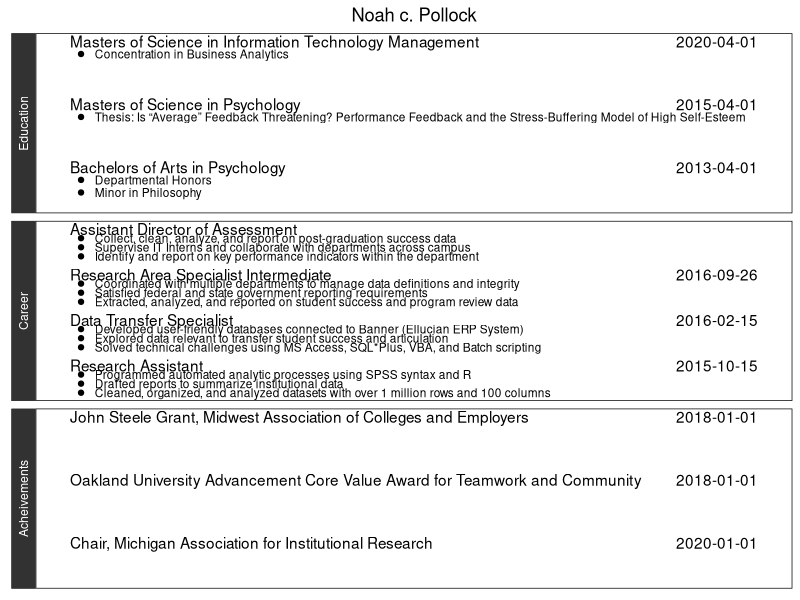

R code for this plot:
## ---- chunk 1
knitr::opts_chunk$set(echo = TRUE,message=FALSE,warning=FALSE)
library(dplyr)
library(tidyr)
library(ggplot2)
## ---- chunk 2

# easier to put the essentials in a .csv file
cv_df <- data.frame(
  section = c(
    rep("Education",3)
    ,rep("Career",4)
    ,rep("Acheivements",3)),
  experience = c(
    "Bachelors of Arts in Psychology",
    "Masters of Science in Psychology",
    "Masters of Science in Information Technology Management",
    
    "Research Assistant",
    "Data Transfer Specialist",
    "Research Area Specialist Intermediate",
    "Assistant Director of Assessment",
    
    "Chair, Michigan Association for Institutional Research",
    "Oakland University Advancement Core Value Award for Teamwork and Community",
    "John Steele Grant, Midwest Association of Colleges and Employers"),
  date_end = c("2013-04-01",
           "2015-04-01",
           "2020-04-01",
           
           "2015-10-15",
           "2016-02-15",
           "2016-09-26",
           NA,
           
           "2020-01-01",
           "2018-01-01",
           "2018-01-01"),
  point_1 = c("Departmental Honors",
              "Thesis: Is “Average” Feedback Threatening? Performance Feedback and the Stress-Buffering Model of High Self-Esteem",
              "Concentration in Business Analytics",
              "Programmed automated analytic processes using SPSS syntax and R",
              "Developed user-friendly databases connected to Banner (Ellucian ERP System)",
              "Coordinated with multiple departments to manage data definitions and integrity",
              "Collect, clean, analyze, and report on post-graduation success data",
              rep(NA,3)),
  point_2 = c("Minor in Philosophy",
              rep(NA,2),
              "Drafted reports to summarize institutional data",
              "Explored data relevant to transfer student success and articulation",
              "Satisfied federal and state government reporting requirements",
              "Supervise IT Interns and collaborate with departments across campus",
              rep(NA,3)),
  point_3 = c(rep(NA,3),
              "Cleaned, organized, and analyzed datasets with over 1 million rows and 100 columns",
              "Solved technical challenges using MS Access, SQL*Plus, VBA, and Batch scripting",
              "Extracted, analyzed, and reported on student success and program review data",
              "Identify and report on key performance indicators within the department",
              rep(NA,3))
) %>%
  # arrange section the order it appears in dataframe
  mutate(section = factor(section, levels = unique(section)),
         month = lubridate::month(date_end
                                  ,label=TRUE
                                  ,abbr=FALSE),
         year = lubridate::year(date_end)) %>% 
  mutate_at(.vars = vars(experience, point_1, point_2, point_3),
           .funs = funs(stringr::str_wrap(.,width=225))) %>%
    # gather(line_type,text,-section,-date_end,-month,-year) %>%
    # mutate(line_type =  factor(line_type, levels = rev(c("experience","point_1","point_2","point_3")))) %>%
    # slice(match(rev(c("experience","point_1","point_2","point_3")), line_type)) %>% # custome sort order
  group_by(section) %>%
  # arrange(line_type) %>%
  # mutate(y = 1:n()*10,
  #        y = ifelse(is.na(text),NA,y)) %>%
  # ungroup()

  mutate(y = 1:n()*10,
         y_point_1 = ifelse(is.na(point_1),NA,y),
         y_point_2 = ifelse(is.na(point_2),NA,y),
         y_point_3 = ifelse(is.na(point_3),NA,y))

# try lag/lead to collapse sections with few bullets

 #mutate case_when for dates on sections

## ---- chunk 3

ggplot(cv_df,aes(x=1,y=y)) +
  geom_text(aes(label=experience),hjust=0) +
  geom_text(aes(label=date_end,x=250),hjust=1) +
  
  #bullets
  geom_point(aes(x=5,y=y_point_1-2)) +
    geom_text(aes(label=point_1,x=10,y=y-2),hjust=0,size=3) +
  geom_point(aes(x=5,y=y_point_2-4)) +
    geom_text(aes(label=point_2,x=10,y=y-4),hjust=0,size=3) +
  geom_point(aes(x=5,y=y_point_3-6)) +
    geom_text(aes(label=point_3,x=10,y=y-6),hjust=0,size=3) +
  
  facet_grid(section~.,switch = 'y',scales = 'free_y') + 
  # facet_wrap(~section,ncol=1) + # more traditional section headers
  
  # scale_y_continuous(breaks = seq(0,nrow(cv_df)+1,by=.5)
  #                    ,minor_breaks = seq(.25,nrow(cv_df)+1,by=1)
  #                    # ,minor_breaks = seq(0,nrow(cv_df)+1,by=.1)
  #                    ,limits = c(0.5,round((nrow(cv_df)+1)/length(unique(cv_df$section)),1)
  #                                )) +
  scale_x_continuous(limits = c(1,250)) +
  ggtitle("Noah c. Pollock") +
  # expand_limits(x = 0.25, y = 0.25) +
  theme(panel.background = element_blank(),
        panel.border = element_rect(color='black',fill=NA),
      panel.grid.major.y = element_blank(),
      # panel.grid.minor.y = element_line(color="gray"),
      panel.grid.minor.y = element_blank(),
      
      # axis.line = element_line(colour="black"),
      axis.line = element_blank(),
      axis.text = element_blank(),
      axis.ticks = element_blank(),
      axis.title = element_blank(),
      strip.background = element_rect(colour="#323232", fill='#323232'),
      strip.text = element_text(color="white"),
      plot.title = element_text(hjust = 0.5))

# sandbox
# 
# ggplot(cv_df,aes(x=1,y=y)) +
#   geom_text(data=cv_df %>%
#               filter(line_type=="experience"),aes(label=text),hjust=0) +
#   geom_text(data=cv_df %>%
#               filter(line_type=="experience"),aes(label=date_end,x=250),hjust=1) +
#   
#   #bullets
#   geom_point(data=cv_df %>%
#               filter(line_type!="experience"),aes(x=5,color=line_type)) +
#     geom_text(data=cv_df %>%
#               filter(line_type!="experience"),aes(label=text,x=10,color=line_type),hjust=0,size=3) +
#   # geom_point(aes(x=5,y=y_point_2-4)) +
#   #   geom_text(aes(label=point_2,x=10,y=y-4),hjust=0,size=3) +
#   # geom_point(aes(x=5,y=y_point_3-6)) +
#   #   geom_text(aes(label=point_3,x=10,y=y-6),hjust=0,size=3) +
#   
#   facet_grid(section~.,switch = 'y',scales = 'free_y') + 
#   # facet_wrap(~section,ncol=1) + # more traditional section headers
# 
#   scale_x_continuous(limits = c(1,250)) +
#   ggtitle("Noah c. Pollock") +
#   # expand_limits(x = 0.25, y = 0.25) +
#   theme(panel.background = element_blank(),
#         panel.border = element_rect(color='black',fill=NA),
#       panel.grid.major.y = element_blank(),
#       # panel.grid.minor.y = element_line(color="gray"),
#       panel.grid.minor.y = element_blank(),
#       
#       # axis.line = element_line(colour="black"),
#       axis.line = element_blank(),
#       axis.text = element_blank(),
#       axis.ticks = element_blank(),
#       axis.title = element_blank(),
#       strip.background = element_rect(colour="#323232", fill='#323232'),
#       strip.text = element_text(color="white"),
#       plot.title = element_text(hjust = 0.5))

